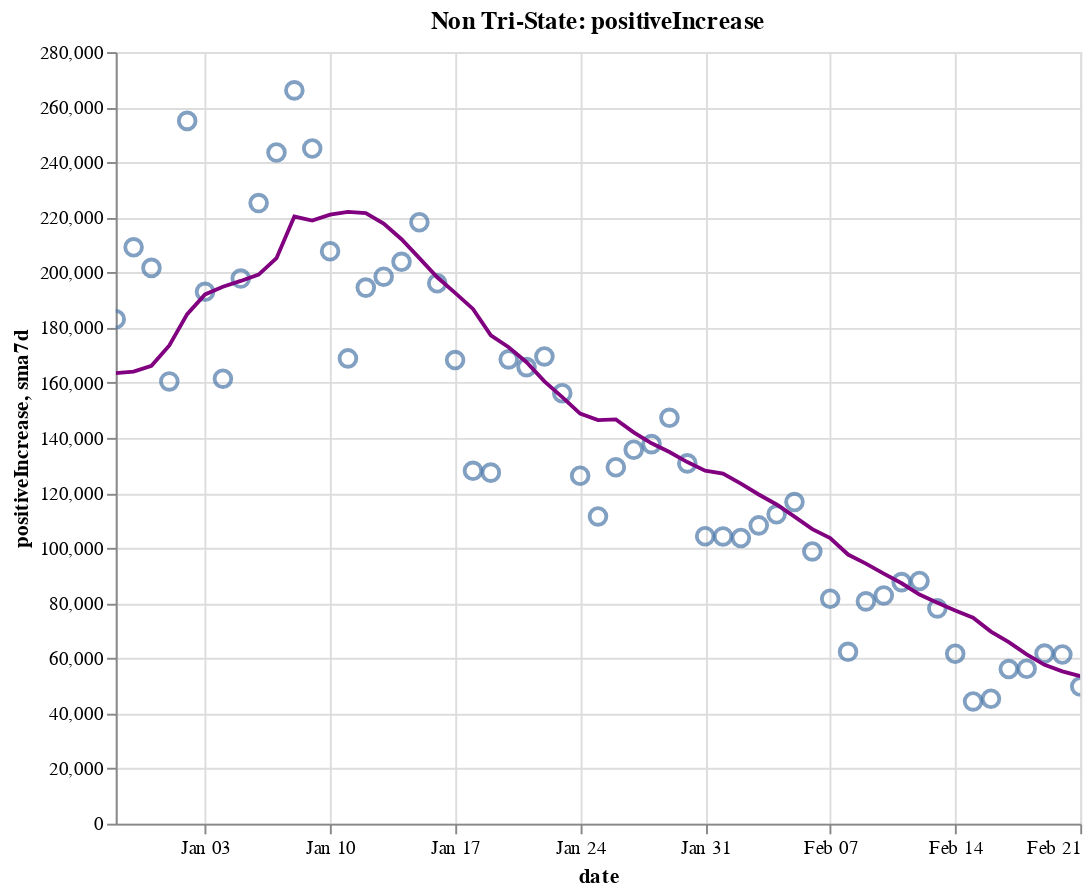

Source (notebook cell):
### Code cell
create_plot(non_tristate, 'positiveIncrease')

### Figure 1 — Vega-Lite specification as saved in the notebook (floating-point values rounded to 4 significant figures)
{"config": {"view": {"continuousWidth": 400, "continuousHeight": 300}}, "layer": [{"layer": [{"mark": {"type": "point", "size": 75}, "encoding": {"tooltip": [{"type": "temporal", "field": "date"}, {"type": "quantitative", "field": "positiveIncrease"}, {"type": "quantitative", "field": "sma7d"}], "x": {"type": "temporal", "field": "date"}, "y": {"type": "quantitative", "field": "positiveIncrease"}}, "selection": {"selector014": {"type": "interval", "bind": "scales", "encodings": ["x", "y"]}}}, {"mark": {"type": "line", "color": "purple"}, "encoding": {"x": {"type": "temporal", "field": "date"}, "y": {"type": "quantitative", "field": "sma7d"}}}]}, {"mark": {"type": "rule", "color": "#aaa"}, "encoding": {"x": {"type": "temporal", "field": "date"}}, "transform": [{"filter": {"selection": "selector013"}}]}, {"mark": "circle", "encoding": {"opacity": {"condition": {"value": 1, "selection": "selector013"}, "value": 0}, "tooltip": [{"type": "temporal", "field": "date"}, {"type": "quantitative", "field": "positiveIncrease"}, {"type": "quantitative", "field": "sma7d"}], "x": {"type": "temporal", "field": "date"}, "y": {"type": "quantitative", "field": "positiveIncrease"}}, "selection": {"selector013": {"type": "single", "encodings": ["x"], "on": "mouseover", "nearest": true, "empty": "none"}}}, {"mark": {"type": "text", "align": "left", "dx": 5, "dy": -5, "stroke": "white", "strokeWidth": 2}, "encoding": {"text": {"type": "quantitative", "field": "positiveIncrease"}, "tooltip": [{"type": "temporal", "field": "date"}, {"type": "quantitative", "field": "positiveIncrease"}, {"type": "quantitative", "field": "sma7d"}], "x": {"type": "temporal", "field": "date"}, "y": {"type": "quantitative", "field": "positiveIncrease"}}, "transform": [{"filter": {"selection": "selector013"}}]}, {"mark": {"type": "text", "align": "left", "dx": 5, "dy": -5}, "encoding": {"text": {"type": "quantitative", "field": "positiveIncrease"}, "tooltip": [{"type": "temporal", "field": "date"}, {"type": "quantitative", "field": "positiveIncrease"}, {"type": "quantitative", "field": "sma7d"}], "x": {"type": "temporal", "field": "date"}, "y": {"type": "quantitative", "field": "positiveIncrease"}}, "transform": [{"filter": {"selection": "selector013"}}]}], "data": {"name": "data-e2c1b8fad67226226c0606ee16db285a"}, "height": 400, "title": "Non Tri-State: positiveIncrease", "width": 500, "$schema": "https://vega.github.io/schema/vega-lite/v4.8.1.json", "datasets": {"data-e2c1b8fad67226226c0606ee16db285a": [{"date": "2020-12-29T00:00:00", "totalTestResultsIncrease": 1112000.0, "positiveIncrease": 183100.0, "death": 275100.0, "deathIncrease": 3016.0, "positiveRate": 0.165, "state": "Non Tri-State", "sma7d": 163500.0}, {"date": "2020-12-30T00:00:00", "totalTestResultsIncrease": 1389000.0, "positiveIncrease": 209100.0, "death": 278700.0, "deathIncrease": 3536.0, "positiveRate": 0.151, "state": "Non Tri-State", "sma7d": 164000.0}, {"date": "2020-12-31T00:00:00", "totalTestResultsIncrease": 1508000.0, "positiveIncrease": 201700.0, "death": 281700.0, "deathIncrease": 3041.0, "positiveRate": 0.134, "state": "Non Tri-State", "sma7d": 166200.0}, {"date": "2021-01-01T00:00:00", "totalTestResultsIncrease": 1119000.0, "positiveIncrease": 160500.0, "death": 284000.0, "deathIncrease": 2306.0, "positiveRate": 0.143, "state": "Non Tri-State", "sma7d": 173500.0}, {"date": "2021-01-02T00:00:00", "totalTestResultsIncrease": 1833000.0, "positiveIncrease": 255000.0, "death": 286200.0, "deathIncrease": 2146.0, "positiveRate": 0.139, "state": "Non Tri-State", "sma7d": 184900.0}, {"date": "2021-01-03T00:00:00", "totalTestResultsIncrease": 1283000.0, "positiveIncrease": 193000.0, "death": 287500.0, "deathIncrease": 1295.0, "positiveRate": 0.15, "state": "Non Tri-State", "sma7d": 192100.0}, {"date": "2021-01-04T00:00:00", "totalTestResultsIncrease": 1360000.0, "positiveIncrease": 161500.0, "death": 288700.0, "deathIncrease": 1270.0, "positiveRate": 0.119, "state": "Non Tri-State", "sma7d": 194800.0}, {"date": "2021-01-05T00:00:00", "totalTestResultsIncrease": 1319000.0, "positiveIncrease": 197800.0, "death": 291900.0, "deathIncrease": 3168.0, "positiveRate": 0.15, "state": "Non Tri-State", "sma7d": 197000.0}, {"date": "2021-01-06T00:00:00", "totalTestResultsIncrease": 1365000.0, "positiveIncrease": 225200.0, "death": 295500.0, "deathIncrease": 3560.0, "positiveRate": 0.165, "state": "Non Tri-State", "sma7d": 199200.0}, {"date": "2021-01-07T00:00:00", "totalTestResultsIncrease": 1647000.0, "positiveIncrease": 243600.0, "death": 299200.0, "deathIncrease": 3700.0, "positiveRate": 0.148, "state": "Non Tri-State", "sma7d": 205200.0}, {"date": "2021-01-08T00:00:00", "totalTestResultsIncrease": 1828000.0, "positiveIncrease": 266100.0, "death": 302600.0, "deathIncrease": 3468.0, "positiveRate": 0.146, "state": "Non Tri-State", "sma7d": 220300.0}, {"date": "2021-01-09T00:00:00", "totalTestResultsIncrease": 1787000.0, "positiveIncrease": 245000.0, "death": 305900.0, "deathIncrease": 3249.0, "positiveRate": 0.137, "state": "Non Tri-State", "sma7d": 218900.0}, {"date": "2021-01-10T00:00:00", "totalTestResultsIncrease": 1772000.0, "positiveIncrease": 207700.0, "death": 307800.0, "deathIncrease": 1883.0, "positiveRate": 0.117, "state": "Non Tri-State", "sma7d": 221000.0}, {"date": "2021-01-11T00:00:00", "totalTestResultsIncrease": 1541000.0, "positiveIncrease": 168800.0, "death": 309200.0, "deathIncrease": 1426.0, "positiveRate": 0.11, "state": "Non Tri-State", "sma7d": 222000.0}, {"date": "2021-01-12T00:00:00", "totalTestResultsIncrease": 1510000.0, "positiveIncrease": 194500.0, "death": 313000.0, "deathIncrease": 3758.0, "positiveRate": 0.129, "state": "Non Tri-State", "sma7d": 221600.0}, {"date": "2021-01-13T00:00:00", "totalTestResultsIncrease": 1578000.0, "positiveIncrease": 198500.0, "death": 316700.0, "deathIncrease": 3710.0, "positiveRate": 0.126, "state": "Non Tri-State", "sma7d": 217800.0}, {"date": "2021-01-14T00:00:00", "totalTestResultsIncrease": 1752000.0, "positiveIncrease": 203900.0, "death": 320300.0, "deathIncrease": 3602.0, "positiveRate": 0.116, "state": "Non Tri-State", "sma7d": 212100.0}, {"date": "2021-01-15T00:00:00", "totalTestResultsIncrease": 1825000.0, "positiveIncrease": 218300.0, "death": 323600.0, "deathIncrease": 3384.0, "positiveRate": 0.12, "state": "Non Tri-State", "sma7d": 205300.0}, {"date": "2021-01-16T00:00:00", "totalTestResultsIncrease": 1796000.0, "positiveIncrease": 196100.0, "death": 327100.0, "deathIncrease": 3456.0, "positiveRate": 0.109, "state": "Non Tri-State", "sma7d": 198300.0}, {"date": "2021-01-17T00:00:00", "totalTestResultsIncrease": 1641000.0, "positiveIncrease": 168200.0, "death": 329000.0, "deathIncrease": 1856.0, "positiveRate": 0.103, "state": "Non Tri-State", "sma7d": 192600.0}, {"date": "2021-01-18T00:00:00", "totalTestResultsIncrease": 1502000.0, "positiveIncrease": 128100.0, "death": 330100.0, "deathIncrease": 1145.0, "positiveRate": 0.085, "state": "Non Tri-State", "sma7d": 186800.0}, {"date": "2021-01-19T00:00:00", "totalTestResultsIncrease": 1340000.0, "positiveIncrease": 127400.0, "death": 332000.0, "deathIncrease": 1903.0, "positiveRate": 0.095, "state": "Non Tri-State", "sma7d": 177200.0}, {"date": "2021-01-20T00:00:00", "totalTestResultsIncrease": 1511000.0, "positiveIncrease": 168500.0, "death": 336000.0, "deathIncrease": 4022.0, "positiveRate": 0.112, "state": "Non Tri-State", "sma7d": 172900.0}, {"date": "2021-01-21T00:00:00", "totalTestResultsIncrease": 1667000.0, "positiveIncrease": 165700.0, "death": 339600.0, "deathIncrease": 3555.0, "positiveRate": 0.099, "state": "Non Tri-State", "sma7d": 167500.0}, {"date": "2021-01-22T00:00:00", "totalTestResultsIncrease": 1674000.0, "positiveIncrease": 169600.0, "death": 343200.0, "deathIncrease": 3651.0, "positiveRate": 0.101, "state": "Non Tri-State", "sma7d": 160500.0}, {"date": "2021-01-23T00:00:00", "totalTestResultsIncrease": 1660000.0, "positiveIncrease": 156200.0, "death": 346600.0, "deathIncrease": 3388.0, "positiveRate": 0.094, "state": "Non Tri-State", "sma7d": 154800.0}, {"date": "2021-01-24T00:00:00", "totalTestResultsIncrease": 1509000.0, "positiveIncrease": 126200.0, "death": 348400.0, "deathIncrease": 1765.0, "positiveRate": 0.084, "state": "Non Tri-State", "sma7d": 148800.0}, {"date": "2021-01-25T00:00:00", "totalTestResultsIncrease": 1408000.0, "positiveIncrease": 111500.0, "death": 349700.0, "deathIncrease": 1307.0, "positiveRate": 0.079, "state": "Non Tri-State", "sma7d": 146400.0}, {"date": "2021-01-26T00:00:00", "totalTestResultsIncrease": 1339000.0, "positiveIncrease": 129300.0, "death": 353100.0, "deathIncrease": 3413.0, "positiveRate": 0.097, "state": "Non Tri-State", "sma7d": 146700.0}, {"date": "2021-01-27T00:00:00", "totalTestResultsIncrease": 1353000.0, "positiveIncrease": 135700.0, "death": 356900.0, "deathIncrease": 3748.0, "positiveRate": 0.1, "state": "Non Tri-State", "sma7d": 142000.0}, {"date": "2021-01-28T00:00:00", "totalTestResultsIncrease": 1614000.0, "positiveIncrease": 137700.0, "death": 360600.0, "deathIncrease": 3723.0, "positiveRate": 0.085, "state": "Non Tri-State", "sma7d": 138000.0}, {"date": "2021-01-29T00:00:00", "totalTestResultsIncrease": 1590000.0, "positiveIncrease": 147300.0, "death": 363800.0, "deathIncrease": 3244.0, "positiveRate": 0.093, "state": "Non Tri-State", "sma7d": 134900.0}, {"date": "2021-01-30T00:00:00", "totalTestResultsIncrease": 1883000.0, "positiveIncrease": 130700.0, "death": 366600.0, "deathIncrease": 2767.0, "positiveRate": 0.069, "state": "Non Tri-State", "sma7d": 131200.0}, {"date": "2021-01-31T00:00:00", "totalTestResultsIncrease": 1469000.0, "positiveIncrease": 104300.0, "death": 368500.0, "deathIncrease": 1888.0, "positiveRate": 0.071, "state": "Non Tri-State", "sma7d": 128100.0}, {"date": "2021-02-01T00:00:00", "totalTestResultsIncrease": 1197000.0, "positiveIncrease": 104200.0, "death": 369800.0, "deathIncrease": 1319.0, "positiveRate": 0.087, "state": "Non Tri-State", "sma7d": 127000.0}, {"date": "2021-02-02T00:00:00", "totalTestResultsIncrease": 1191000.0, "positiveIncrease": 103700.0, "death": 373100.0, "deathIncrease": 3254.0, "positiveRate": 0.087, "state": "Non Tri-State", "sma7d": 123400.0}, {"date": "2021-02-03T00:00:00", "totalTestResultsIncrease": 1270000.0, "positiveIncrease": 108200.0, "death": 376400.0, "deathIncrease": 3387.0, "positiveRate": 0.085, "state": "Non Tri-State", "sma7d": 119500.0}, {"date": "2021-02-04T00:00:00", "totalTestResultsIncrease": 1456000.0, "positiveIncrease": 112300.0, "death": 381400.0, "deathIncrease": 4948.0, "positiveRate": 0.077, "state": "Non Tri-State", "sma7d": 115800.0}, {"date": "2021-02-05T00:00:00", "totalTestResultsIncrease": 1594000.0, "positiveIncrease": 116700.0, "death": 384700.0, "deathIncrease": 3268.0, "positiveRate": 0.073, "state": "Non Tri-State", "sma7d": 111500.0}, {"date": "2021-02-06T00:00:00", "totalTestResultsIncrease": 1566000.0, "positiveIncrease": 98790.0, "death": 387400.0, "deathIncrease": 2757.0, "positiveRate": 0.063, "state": "Non Tri-State", "sma7d": 106900.0}, {"date": "2021-02-07T00:00:00", "totalTestResultsIncrease": 1243000.0, "positiveIncrease": 81640.0, "death": 388700.0, "deathIncrease": 1305.0, "positiveRate": 0.066, "state": "Non Tri-State", "sma7d": 103700.0}, {"date": "2021-02-08T00:00:00", "totalTestResultsIncrease": 1112000.0, "positiveIncrease": 62360.0, "death": 389800.0, "deathIncrease": 1104.0, "positiveRate": 0.056, "state": "Non Tri-State", "sma7d": 97670.0}, {"date": "2021-02-09T00:00:00", "totalTestResultsIncrease": 1138000.0, "positiveIncrease": 80680.0, "death": 392400.0, "deathIncrease": 2545.0, "positiveRate": 0.071, "state": "Non Tri-State", "sma7d": 94380.0}, {"date": "2021-02-10T00:00:00", "totalTestResultsIncrease": 1183000.0, "positiveIncrease": 82840.0, "death": 395500.0, "deathIncrease": 3132.0, "positiveRate": 0.07, "state": "Non Tri-State", "sma7d": 90750.0}, {"date": "2021-02-11T00:00:00", "totalTestResultsIncrease": 1503000.0, "positiveIncrease": 87660.0, "death": 399100.0, "deathIncrease": 3642.0, "positiveRate": 0.058, "state": "Non Tri-State", "sma7d": 87240.0}, {"date": "2021-02-12T00:00:00", "totalTestResultsIncrease": 1493000.0, "positiveIncrease": 88060.0, "death": 404300.0, "deathIncrease": 5197.0, "positiveRate": 0.059, "state": "Non Tri-State", "sma7d": 83150.0}, {"date": "2021-02-13T00:00:00", "totalTestResultsIncrease": 1444000.0, "positiveIncrease": 78120.0, "death": 407600.0, "deathIncrease": 3293.0, "positiveRate": 0.054, "state": "Non Tri-State", "sma7d": 80190.0}, {"date": "2021-02-14T00:00:00", "totalTestResultsIncrease": 1197000.0, "positiveIncrease": 61680.0, "death": 408900.0, "deathIncrease": 1243.0, "positiveRate": 0.052, "state": "Non Tri-State", "sma7d": 77340.0}, {"date": "2021-02-15T00:00:00", "totalTestResultsIncrease": 853600.0, "positiveIncrease": 44360.0, "death": 409800.0, "deathIncrease": 897.0, "positiveRate": 0.052, "state": "Non Tri-State", "sma7d": 74770.0}, {"date": "2021-02-16T00:00:00", "totalTestResultsIncrease": 899900.0, "positiveIncrease": 45350.0, "death": 411000.0, "deathIncrease": 1213.0, "positiveRate": 0.05, "state": "Non Tri-State", "sma7d": 69720.0}, {"date": "2021-02-17T00:00:00", "totalTestResultsIncrease": 1061000.0, "positiveIncrease": 56100.0, "death": 413100.0, "deathIncrease": 2074.0, "positiveRate": 0.053, "state": "Non Tri-State", "sma7d": 65900.0}, {"date": "2021-02-18T00:00:00", "totalTestResultsIncrease": 1017000.0, "positiveIncrease": 56210.0, "death": 415400.0, "deathIncrease": 2391.0, "positiveRate": 0.055, "state": "Non Tri-State", "sma7d": 61410.0}, {"date": "2021-02-19T00:00:00", "totalTestResultsIncrease": 1516000.0, "positiveIncrease": 61720.0, "death": 417700.0, "deathIncrease": 2268.0, "positiveRate": 0.041, "state": "Non Tri-State", "sma7d": 57650.0}, {"date": "2021-02-20T00:00:00", "totalTestResultsIncrease": 1020000.0, "positiveIncrease": 61380.0, "death": 419600.0, "deathIncrease": 1923.0, "positiveRate": 0.06, "state": "Non Tri-State", "sma7d": 55260.0}, {"date": "2021-02-21T00:00:00", "totalTestResultsIncrease": 1003000.0, "positiveIncrease": 49790.0, "death": 420800.0, "deathIncrease": 1187.0, "positiveRate": 0.05, "state": "Non Tri-State", "sma7d": 53560.0}]}}
